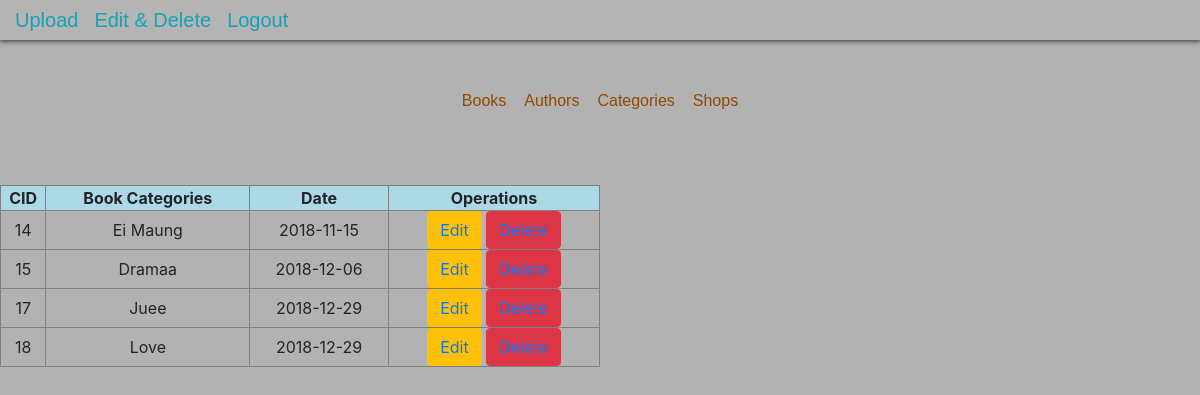
Screenshot of /edit_categories.php with the database file from the repository.
### tables this page shows
CREATE TABLE `categories` (
  `cid` int(20) NOT NULL,
  `cname` varchar(50) NOT NULL,
  `date` date NOT NULL
);

### edit_categories.php (the view, shortened to what this page needs)
<!DOCTYPE html>
<html>
<head>
    <link rel="stylesheet" type="text/css" href="css/bootstrap.min.css">
    <link rel="stylesheet" type="text/css" href="vendor/fontawesome-free/css/all.min.css">
    <link href="css/custom.css" rel="stylesheet" type="text/css">
    <link rel="stylesheet" type="text/css" href="css/animate.css">
</head>
<body>
<section class="container-fluid section-data navsection ">
    <ul class="nav center">
        <li class="nav-item">
            <a class="navbar-brand english text-info" href="upload.php">Upload</a>
        </li>
        <li class="nav-item">
            <a class="navbar-brand english text-info" href="edit.php">Edit & Delete</a>
        </li>
        <li class="nav-item">
            <a class="navbar-brand english text-info" href="home.php">Logout</a>
        </li>
    </ul>
</section>
<br><br>
<center>
        <a href="edit_books.php" class="english bigTitle">Books</a>&nbsp&nbsp&nbsp
        <a href="edit_authors.php" class="english bigTitle">Authors</a>&nbsp&nbsp&nbsp
        <a href="edit_categories.php" class="english bigTitle">Categories</a>&nbsp&nbsp&nbsp
        <a href="edit_shops.php" class="english bigTitle">Shops</a>
</center>
<br><br><br>
<div>
    <form action="#" method="post">
            <?php
                    $server = "localhost";
                    $username = "root";
                    $password = "";
                    $dbname = "online_book";
                    $conn = mysqli_connect($server,$username,$password,$dbname);
                    if(!$conn){
                        echo "Not connected..";
                    }else{
                        mysqli_select_db($conn,$dbname);
                        echo "<table border='1' width='50%' cellpadding='0' align='center'>
                        <tr align='center' bgcolor='lightblue'>
                            <th widht='25%'>CID</th>
                            <th widht='25%'>Book Categories</th>
                            <th widht='25%'>Date</th>
                            <th widht='25%'>Operations</th>
                            </tr>";
                        $sql_categories = "select * from categories";
                        $categories = mysqli_query($conn,$sql_categories);
                        while($row=mysqli_fetch_array($categories)){
                            $cid = $row["cid"];
                            $cname = $row["cname"];
                            $date = $row["date"];
                            echo "<tr align='center'>";
                            echo "<td>".$cid."</td>";
                            echo "<td>".$cname."</td>";
                            echo "<td>".$date."</td>";
                            echo "<td><button class='btn btn-warning text-info'><a href='update_categories.php?id=".$cid."'>Edit</a></button>
                            <button class='btn btn-danger text-info'><a href='delete_categories.php?id=".$cid."'>Delete</a></button>
                            </td>";
                            echo "</tr>";
                        }
                    echo "</table>";
                }
            ?>
    </form>
</div>
</body>
</html>

### css/custom.css (style rules this page uses)
.section-data,.dd { background: linear-gradient(rgba(200,200,200,0.1),rgba(200,200,200,0.1)),url('../img/bgg.png'); }
.english { font-family: Cambria,Arial,SansSerif; }
.bigTitle { font-family: Cambria,Arial,SansSerif; color: #914900; }
.navsection { box-shadow: 0px 0px 5px 1px rgba(0,0,0,0.75); }
* { margin:0; padding: 0; }
body { background: rgba(0,0,0,0.3); }

### rows the page displays
categories: cid "14", cname "Ei Maung", date "2018-11-15"
categories: cid "15", cname "Dramaa", date "2018-12-06"
categories: cid "17", cname "Juee", date "2018-12-29"
categories: cid "18", cname "Love", date "2018-12-29"
